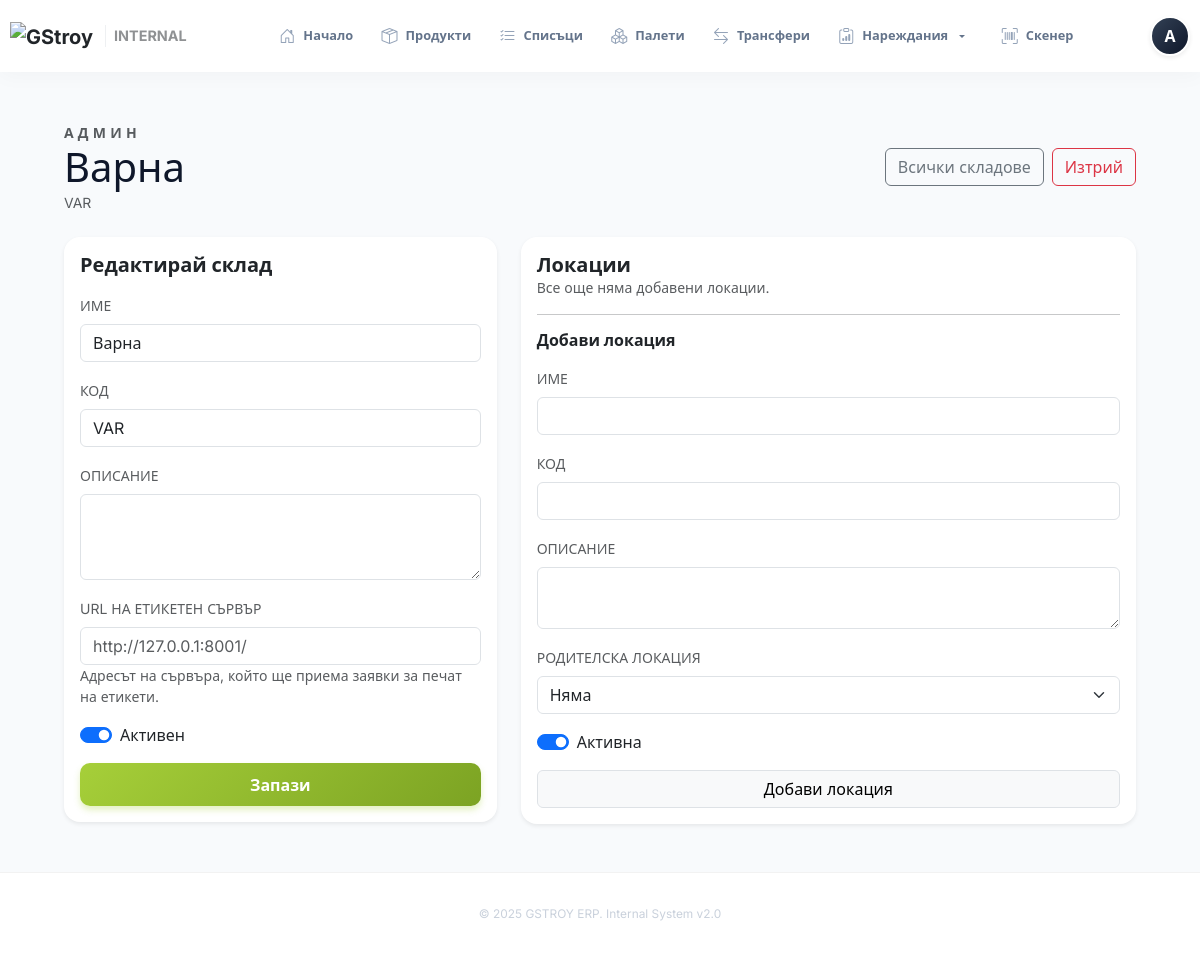
/admin/warehouses/1 (signed in), run on the app's committed database.
### models.py (models this page shows)
class User(UserMixin, Base):
    __tablename__ = "users"
    id = Column(Integer, primary_key=True)
    username = Column(String(64), unique=True, nullable=False)
    full_name = Column(String(255), nullable=False)
    password_hash = Column(String(255), nullable=False, default="")
    can_assign_orders = Column(Boolean, default=False)
    can_prepare_orders = Column(Boolean, default=True)
    can_view_competitor_prices = Column(Boolean, default=False)
    is_admin = Column(Boolean, default=False)
    is_active = Column(Boolean, default=True)
    default_warehouse_id = Column(Integer, ForeignKey("warehouses.id"))
    email = Column(String(255), unique=True)
    phone = Column(String(32))
    employee_number = Column(String(64), unique=True)
    is_staff = Column(Boolean, default=False)
    manager_id = Column(Integer, ForeignKey("users.id"))
    assigned_warehouse_id = Column(Integer, ForeignKey("warehouses.id"))
    registered_at = Column(DateTime, default=datetime.utcnow, nullable=False)
    last_login_at = Column(DateTime)
    service_points = relationship(
        "ServicePoint",
        secondary=user_service_points,
        back_populates="users",
    )
    assignments = relationship("StockOrderAssignment", back_populates="user")
    scan_tasks = relationship("ScanTask", back_populates="created_by")
    authored_lists = relationship("ProductList", back_populates="created_by")
    default_warehouse = relationship("Warehouse", foreign_keys=[default_warehouse_id])
    assigned_warehouse = relationship("Warehouse", foreign_keys=[assigned_warehouse_id], back_populates="assigned_staff")
    manager = relationship("User", remote_side=[id], back_populates="subordinates")
    subordinates = relationship("User", back_populates="manager")
    roles = relationship("Role", secondary=user_roles, back_populates="users")
    access_windows = relationship("AccessWindow", secondary=access_window_users, back_populates="users")

class Warehouse(Base):
    __tablename__ = "warehouses"
    id = Column(Integer, primary_key=True)
    name = Column(String(128), nullable=False)
    code = Column(String(32), unique=True, nullable=False)
    description = Column(Text)
    is_active = Column(Boolean, default=True)
    printer_server_url = Column(String(255))
    outgoing_lists = relationship(
        "ProductList",
        foreign_keys="ProductList.current_warehouse_id",
        back_populates="current_warehouse",
    )
    incoming_targets = relationship(
        "ProductList",
        foreign_keys="ProductList.target_warehouse_id",
        back_populates="target_warehouse",
    )
    assigned_staff = relationship(
        "User",
        back_populates="assigned_warehouse",
        foreign_keys="User.assigned_warehouse_id",
    )
    access_windows = relationship("AccessWindow", secondary=access_window_warehouses, back_populates="warehouses")
    locations = relationship("Location", back_populates="warehouse", cascade="all, delete-orphan")
    printers = relationship("Printer", back_populates="warehouse", cascade="all, delete-orphan")

### app/blueprints/admin.py (the view)
@admin_bp.route("/warehouses/<int:warehouse_id>", methods=["GET", "POST"])
def warehouse_detail(warehouse_id):
    require_admin()
    session = g.db
    warehouse = session.get(Warehouse, warehouse_id)
    if not warehouse:
        return render_template("404.html"), 404
    if request.method == "POST":
        _apply_warehouse_form(warehouse, request.form)
        session.commit()
        flash("Складът беше обновен.", "success")
        return redirect(url_for(".warehouses_panel"))
    return render_template("admin_warehouse_detail.html", warehouse=warehouse)

### templates/admin_warehouse_detail.html (shortened to what this page needs)
{% extends "base.html" %}
{% block content %}
<div class="container-fluid py-4" style="max-width: 1200px;">
    <div class="mb-4 d-flex justify-content-between align-items-center">
        <div>
            <span class="text-uppercase fw-bold text-muted small" style="letter-spacing: 0.3em;">Админ</span>
            <h1 class="m-0">{{ warehouse.name }}</h1>
            <p class="text-muted small mb-0">{{ warehouse.code }}</p>
        </div>
        <div class="d-flex gap-2">
            <a href="{{ url_for('admin.warehouses_panel') }}" class="btn btn-outline-secondary">Всички складове</a>
            <form method="post" action="{{ url_for('admin.delete_warehouse', warehouse_id=warehouse.id) }}">
                <button class="btn btn-outline-danger">Изтрий</button>
            </form>
        </div>
    </div>
    <div class="row g-4">
        <div class="col-lg-5">
            <div class="card shadow-sm border-0">
                <div class="card-body">
                    <h5 class="fw-bold mb-3">Редактирай склад</h5>
                    <form method="post">
                        <div class="mb-3">
                            <label class="form-label small text-uppercase text-muted">Име</label>
                            <input type="text" class="form-control" name="name" value="{{ warehouse.name }}" required>
                        </div>
                        <div class="mb-3">
                            <label class="form-label small text-uppercase text-muted">Код</label>
                            <input type="text" class="form-control" name="code" value="{{ warehouse.code }}" required>
                        </div>
                        <div class="mb-3">
                        <label class="form-label small text-uppercase text-muted">Описание</label>
                        <textarea class="form-control" name="description" rows="3">{{ warehouse.description or '' }}</textarea>
                    </div>
                    <div class="mb-3">
                        <label class="form-label small text-uppercase text-muted">URL на етикетен сървър</label>
                        <input class="form-control" type="url" name="printer_server_url" value="{{ warehouse.printer_server_url or '' }}" placeholder="http://127.0.0.1:8001/">
                        <div class="small text-muted">Адресът на сървъра, който ще приема заявки за печат на етикети.</div>
                    </div>
                    <div class="form-check form-switch mb-3">
                        <input class="form-check-input" type="checkbox" name="is_active" id="warehouse-active" {% if warehouse.is_active %}checked{% endif %}>
                        <label class="form-check-label" for="warehouse-active">Активен</label>
                    </div>
                        <button class="btn btn-brand-new w-100">Запази</button>
                    </form>
                </div>
            </div>
        </div>
        <div class="col-lg-7">
            <div class="card shadow-sm border-0">
                <div class="card-body">
                    <h5 class="fw-bold mb-3">Локации</h5>
                    {% if not warehouse.locations %}
                    <p class="text-muted small">Все още няма добавени локации.</p>
                    {% endif %}
                    <hr>
                    <h6 class="fw-bold mb-3">Добави локация</h6>
                    <form method="post" action="{{ url_for('admin.create_location', warehouse_id=warehouse.id) }}">
                        <div class="mb-3">
                            <label class="form-label small text-uppercase text-muted">Име</label>
                            <input type="text" class="form-control" name="name" required>
                        </div>
                        <div class="mb-3">
                            <label class="form-label small text-uppercase text-muted">Код</label>
                            <input type="text" class="form-control" name="code" required>
                        </div>
                        <div class="mb-3">
                            <label class="form-label small text-uppercase text-muted">Описание</label>
                            <textarea class="form-control" name="description" rows="2"></textarea>
                        </div>
                        <div class="mb-3">
                            <label class="form-label small text-uppercase text-muted">Родителска локация</label>
                            <select class="form-select" name="parent_id">
                                <option value="">Няма</option>
                            </select>
                        </div>
                        <div class="form-check form-switch mb-3">
                            <input class="form-check-input" type="checkbox" id="loc-active" name="is_active" checked>
                            <label class="form-check-label" for="loc-active">Активна</label>
                        </div>
                        <button class="btn btn-light w-100 border">Добави локация</button>
                    </form>
                </div>
            </div>
        </div>
    </div>
</div>
{% endblock %}

### templates/base.html (shortened to what this page needs)
<!doctype html>
<html lang="bg" class="h-100">
  <head>
    <link href="https://cdn.jsdelivr.net/npm/bootstrap@5.3.2/dist/css/bootstrap.min.css" rel="stylesheet">
    <link rel="stylesheet" href="https://cdn.jsdelivr.net/npm/bootstrap-icons@1.11.1/font/bootstrap-icons.css">
    <link rel="stylesheet" href="{{ url_for('static', filename='styles.css') }}">
  </head>
  <body class="d-flex flex-column h-100">
    {% if current_user and current_user.is_authenticated %}
    <nav class="navbar navbar-expand-lg desktop-header">
      <div class="container-fluid px-3 px-lg-4">
        <a class="navbar-brand d-flex align-items-center gap-2 fw-bold text-dark" href="{{ url_for('main.index') }}">
          <img src="https://internal.gstroy.bg/static/assets/images/GStroy-logo.svg" alt="GStroy" height="28">
          <span class="d-none d-xl-inline opacity-50 border-start ps-2 ms-1" style="font-size: 0.9rem;">INTERNAL</span>
        </a>
        <div class="collapse navbar-collapse desktop-nav-links">
          <ul class="navbar-nav mx-auto align-items-center">
            <li class="nav-item">
                <a class="nav-link-modern {{ 'active' if request.endpoint == 'main.index' }}" href="{{ url_for('main.index') }}">
                    <i class="bi bi-house-door"></i> Начало
                </a>
            </li>
            <li class="nav-item">
                <a class="nav-link-modern {{ 'active' if request.endpoint == 'products' }}" href="{{ url_for('products.products') }}">
                    <i class="bi bi-box-seam"></i> Продукти
                </a>
            </li>
            <li class="nav-item">
                <a class="nav-link-modern {{ 'active' if 'simple_list' in request.endpoint }}" href="{{ url_for('logistics.simple_list_index') }}">
                    <i class="bi bi-list-check"></i> Списъци
                </a>
            </li>
            <li class="nav-item">
                <a class="nav-link-modern {{ 'active' if 'pallet' in request.endpoint }}" href="{{ url_for('logistics.pallet_list') }}">
                    <i class="bi bi-boxes"></i> Палети
                </a>
            </li>
            <li class="nav-item">
                <a class="nav-link-modern {{ 'active' if 'transfer' in request.endpoint }}" href="{{ url_for('logistics.transfers') }}">
                    <i class="bi bi-arrow-left-right"></i> Трансфери
                </a>
            </li>
            <li class="nav-item dropdown">
                <a class="nav-link-modern dropdown-toggle {{ 'active' if 'stock_orders' in request.endpoint or 'ppp' in request.endpoint }}" href="#" data-bs-toggle="dropdown">
                    <i class="bi bi-clipboard-data"></i> Нареждания
                </a>
            </li>
            <li class="nav-item ms-2">
                <a class="nav-link-modern {{ 'active' if 'scan_task' in request.endpoint }}" href="{{ url_for('scanning.scan_task_list') }}">
                    <i class="bi bi-upc-scan"></i> Скенер
                </a>
            </li>
          </ul>
        </div>
        <div class="d-none d-lg-flex align-items-center gap-3">
            {% if current_user and current_user.is_authenticated %}
              <div class="dropdown">
                <a href="#" class="d-flex align-items-center text-decoration-none" data-bs-toggle="dropdown">
                  <div class="rounded-circle bg-dark text-white d-flex align-items-center justify-content-center fw-bold shadow-sm border border-2 border-white"
                       style="width: 40px; height: 40px; background: linear-gradient(135deg, #334155 0%, #0f172a 100%);">
                    {{ current_user.full_name[:1] }}
                  </div>
                </a>
              </div>
            {% else %}
              <a class="btn btn-brand-new btn-sm px-4" href="{{ url_for('auth.login') }}">Вход</a>
            {% endif %}
        </div>
      </div>
    </nav>
    {% endif %}
    <main class="flex-shrink-0 fade-in flex-grow-1">
        <div class="container py-3 py-lg-4 px-3 px-lg-4">
            {% block content %}{% endblock %}
        </div>
    </main>
    <footer class="main-footer text-center d-none d-lg-block">
        <div class="container">
            <p class="mb-0 opacity-50 small">&copy; 2025 GSTROY ERP. Internal System v2.0</p>
        </div>
    </footer>
  </body>
</html>

### data on the page
User: full_name "А"
Warehouse: name "Варна", code "VAR", is_active "☑"
